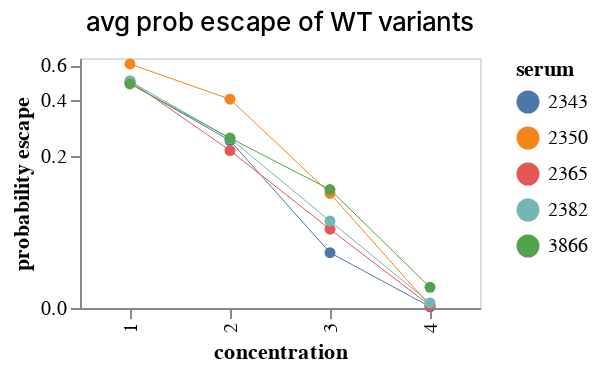

The cell this chart's notebook holds for it:
### Code cell
plot_wt_prob_escape(teen_sera_run1)

### Figure 1 — Vega-Lite specification as saved in the notebook (floating-point values rounded to 4 significant figures)
{"config": {"view": {"continuousWidth": 300, "continuousHeight": 300}, "axis": {"grid": false}, "title": {"dy": -5, "fontWeight": 500}}, "data": {"name": "data-2529cecf0ce76bc5f261812cb8a99c1c"}, "mark": {"type": "line", "point": true, "size": 0.5}, "encoding": {"color": {"field": "serum", "title": "serum", "type": "nominal"}, "tooltip": [{"field": "antibody_concentration", "format": ".3g", "type": "quantitative"}, {"field": "n_subs", "type": "nominal"}, {"field": "censored", "type": "nominal"}, {"field": "probability escape", "format": ".3g", "type": "quantitative"}, {"field": "serum", "type": "nominal"}], "x": {"field": "concentration", "type": "nominal"}, "y": {"field": "probability escape", "scale": {"constant": 0.05, "type": "symlog"}, "type": "quantitative"}}, "height": 125, "title": "avg prob escape of WT variants", "width": 200, "$schema": "https://vega.github.io/schema/vega-lite/v5.6.1.json", "datasets": {"data-2529cecf0ce76bc5f261812cb8a99c1c": [{"antibody_concentration": 0.0016, "n_subs": "0", "censored": "censored to [0, 1]", "probability escape": 0.4852, "serum": "2343", "concentration": "1"}, {"antibody_concentration": 0.0031, "n_subs": "0", "censored": "censored to [0, 1]", "probability escape": 0.2428, "serum": "2343", "concentration": "2"}, {"antibody_concentration": 0.0063, "n_subs": "0", "censored": "censored to [0, 1]", "probability escape": 0.03966, "serum": "2343", "concentration": "3"}, {"antibody_concentration": 0.0125, "n_subs": "0", "censored": "censored to [0, 1]", "probability escape": 0.0006576, "serum": "2343", "concentration": "4"}, {"antibody_concentration": 0.0009, "n_subs": "0", "censored": "censored to [0, 1]", "probability escape": 0.6071, "serum": "2350", "concentration": "1"}, {"antibody_concentration": 0.0018, "n_subs": "0", "censored": "censored to [0, 1]", "probability escape": 0.403, "serum": "2350", "concentration": "2"}, {"antibody_concentration": 0.0036, "n_subs": "0", "censored": "censored to [0, 1]", "probability escape": 0.1176, "serum": "2350", "concentration": "3"}, {"antibody_concentration": 0.0072, "n_subs": "0", "censored": "censored to [0, 1]", "probability escape": 0.001232, "serum": "2350", "concentration": "4"}, {"antibody_concentration": 0.0008, "n_subs": "0", "censored": "censored to [0, 1]", "probability escape": 0.4993, "serum": "2365", "concentration": "1"}, {"antibody_concentration": 0.0015, "n_subs": "0", "censored": "censored to [0, 1]", "probability escape": 0.2135, "serum": "2365", "concentration": "2"}, {"antibody_concentration": 0.003, "n_subs": "0", "censored": "censored to [0, 1]", "probability escape": 0.06484, "serum": "2365", "concentration": "3"}, {"antibody_concentration": 0.006, "n_subs": "0", "censored": "censored to [0, 1]", "probability escape": 0.001325, "serum": "2365", "concentration": "4"}, {"antibody_concentration": 0.0012, "n_subs": "0", "censored": "censored to [0, 1]", "probability escape": 0.4976, "serum": "2382", "concentration": "1"}, {"antibody_concentration": 0.0024, "n_subs": "0", "censored": "censored to [0, 1]", "probability escape": 0.2492, "serum": "2382", "concentration": "2"}, {"antibody_concentration": 0.0047, "n_subs": "0", "censored": "censored to [0, 1]", "probability escape": 0.07526, "serum": "2382", "concentration": "3"}, {"antibody_concentration": 0.0095, "n_subs": "0", "censored": "censored to [0, 1]", "probability escape": 0.002783, "serum": "2382", "concentration": "4"}, {"antibody_concentration": 0.0004, "n_subs": "0", "censored": "censored to [0, 1]", "probability escape": 0.4823, "serum": "3866", "concentration": "1"}, {"antibody_concentration": 0.0009, "n_subs": "0", "censored": "censored to [0, 1]", "probability escape": 0.2507, "serum": "3866", "concentration": "2"}, {"antibody_concentration": 0.0017, "n_subs": "0", "censored": "censored to [0, 1]", "probability escape": 0.1246, "serum": "3866", "concentration": "3"}, {"antibody_concentration": 0.0035, "n_subs": "0", "censored": "censored to [0, 1]", "probability escape": 0.01219, "serum": "3866", "concentration": "4"}]}}
